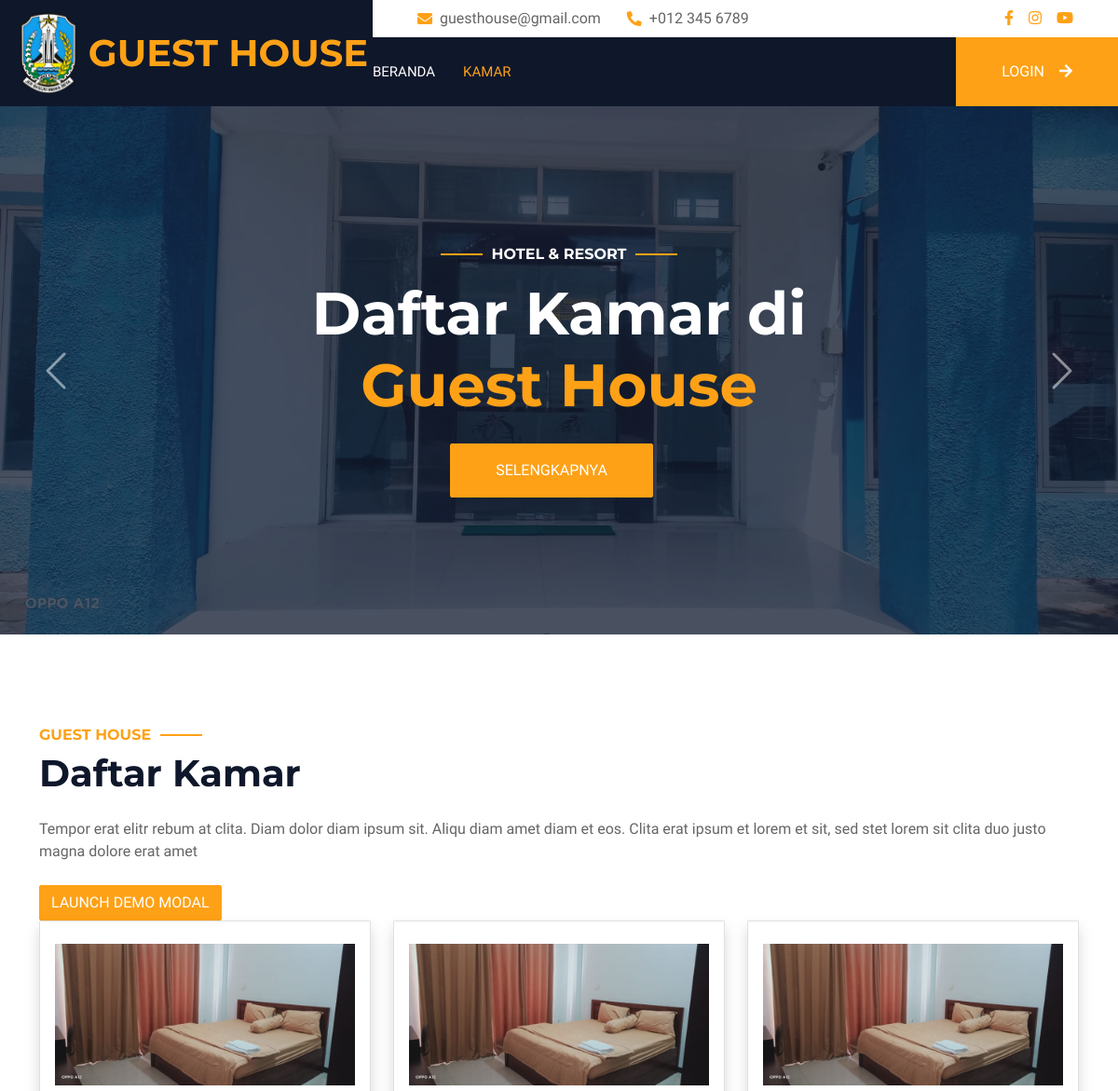
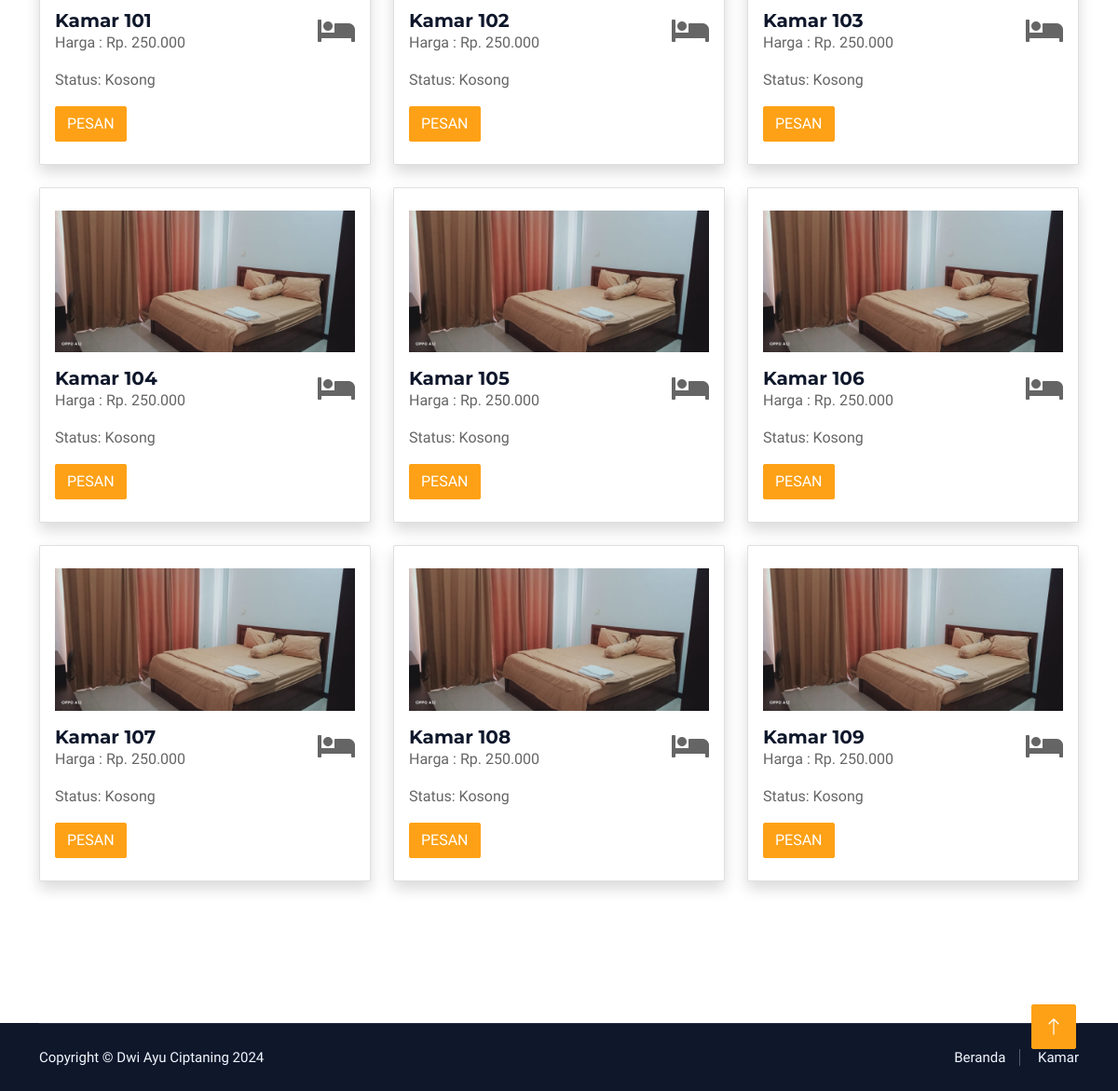
Page /semua_kamar.php on the committed database (2 pictures, top to bottom).
### tables this page shows
CREATE TABLE `rooms` (
  `id` int(11) NOT NULL,
  `room_number` int(11) DEFAULT NULL,
  `harga` int(10) NOT NULL,
  `status` varchar(20) DEFAULT 'available'
);

### semua_kamar.php (the view, shortened to what this page needs)
<?php
    include 'functions/koneksi.php';
    $query_kamar = mysqli_query($conn, "SELECT * FROM rooms");
    $query_hasil_kamar = mysqli_fetch_all($query_kamar, MYSQLI_ASSOC);
?>
<!DOCTYPE html>
<html lang="en">
  <head>
    <link
      href="https://cdnjs.cloudflare.com/ajax/libs/font-awesome/5.10.0/css/all.min.css"
      rel="stylesheet"
    />
    <link
      href="https://cdn.jsdelivr.net/npm/bootstrap-icons@1.4.1/font/bootstrap-icons.css"
      rel="stylesheet"
    />
    <link href="assets/landing/lib/animate/animate.min.css" rel="stylesheet" />
    <link
      href="assets/landing/lib/owlcarousel/assets/landing/owl.carousel.min.css"
      rel="stylesheet"
    />
    <link
      href="assets/landing/lib/tempusdominus/css/tempusdominus-bootstrap-4.min.css"
      rel="stylesheet"
    />
    <link href="assets/landing/css/bootstrap.min.css" rel="stylesheet" />
    <link href="assets/landing/css/style.css" rel="stylesheet" />
  </head>
  <body>
    <div class="container-fluid bg-white p-0">
      <div class="container-fluid bg-dark px-0">
        <div class="row gx-0">
          <div class="col-lg-4 bg-dark d-none d-lg-block">
            <a
              href="index.html"
              class="navbar-brand w-100 h-100 m-0 p-0 d-flex align-items-center justify-content-center"
            >
              <img src="assets/landing/img/pppbulutuban.png" alt="" width="90px">
              <h1 class="m-0 text-primary text-uppercase">GUEST HOUSE</h1>
            </a>
          </div>
          <div class="col-lg-8">
            <div class="row gx-0 bg-white d-none d-lg-flex">
              <div class="col-lg-7 px-5 text-start">
                <div class="h-100 d-inline-flex align-items-center py-2 me-4">
                  <i class="fa fa-envelope text-primary me-2"></i>
                  <p class="mb-0">guesthouse@gmail.com</p>
                </div>
                <div class="h-100 d-inline-flex align-items-center py-2">
                  <i class="fa fa-phone-alt text-primary me-2"></i>
                  <p class="mb-0">+012 345 6789</p>
                </div>
              </div>
              <div class="col-lg-5 px-5 text-end">
                <div class="d-inline-flex align-items-center py-2">
                  <a class="me-3" href=""><i class="fab fa-facebook-f"></i></a>
                  <a class="me-3" href=""><i class="fab fa-instagram"></i></a>
                  <a class="" href=""><i class="fab fa-youtube"></i></a>
                </div>
              </div>
            </div>
            <nav class="navbar navbar-expand-lg bg-dark navbar-dark p-3 p-lg-0">
              <div
                class="collapse navbar-collapse justify-content-between"
                id="navbarCollapse"
              >
                <div class="navbar-nav mr-auto py-0">
                  <a href="index.php" class="nav-item nav-link">Beranda</a>
                  <a href="semua_kamar.php" class="nav-item nav-link active">Kamar</a>
                </div>
                <a
                  href="login.php"
                  class="btn btn-primary rounded-0 py-4 px-md-5 d-none d-lg-block"
                  >Login<i class="fa fa-arrow-right ms-3"></i
                ></a>
              </div>
            </nav>
          </div>
        </div>
      </div>
      <div class="container-fluid p-0 mb-5">
        <div
          id="header-carousel"
          class="carousel slide"
          data-bs-ride="carousel"
        >
          <div class="carousel-inner">
            <div class="carousel-item active">
              <img
                class="w-100"
                src="assets/landing/img/slide1.jpeg"
                alt="Image"
              />
              <div
                class="carousel-caption d-flex flex-column align-items-center justify-content-center"
              >
                <div class="p-3" style="max-width: 700px">
                  <h6
                    class="section-title text-white text-uppercase mb-3 animated slideInDown"
                  >
                    Hotel & Resort
                  </h6>
                  <h1 class="display-3 text-white mb-4 animated slideInDown">
                    Daftar Kamar di <br /> <span class="text-primary">Guest House</span>
                  </h1>
                  <a
                    href="#semua_kamar"
                    class="btn btn-primary py-md-3 px-md-5 me-3 animated slideInLeft"
                    >Selengkapnya</a
                  >
                </div>
              </div>
            </div>
          </div>
          <button
            class="carousel-control-prev"
            type="button"
            data-bs-target="#header-carousel"
            data-bs-slide="prev"
          >
            <span class="carousel-control-prev-icon" aria-hidden="true"></span>
          </button>
          <button
            class="carousel-control-next"
            type="button"
            data-bs-target="#header-carousel"
            data-bs-slide="next"
          >
            <span class="carousel-control-next-icon" aria-hidden="true"></span>
          </button>
        </div>
      </div>
      <div class="container-xxl py-5" id="semua_kamar">
        <div class="container">
          <div class="row g-5 align-items-center">
            <div class="col-lg-12">
              <h6 class="section-title text-start text-primary text-uppercase">
                Guest House
              </h6>
              <h1 class="mb-4">
                Daftar Kamar
              </h1>
              <p class="mb-4">
                Tempor erat elitr rebum at clita. Diam dolor diam ipsum sit.
                Aliqu diam amet diam et eos. Clita erat ipsum et lorem et sit,
                sed stet lorem sit clita duo justo magna dolore erat amet
              </p>
              <button type="button" class="btn btn-primary" data-bs-toggle="modal" data-bs-target="#exampleModal">
                Launch demo modal
              </button>
              <div class="row">
                    <?php
                        foreach($query_hasil_kamar as $kamar){
                    ?>
                    <div class="col-xl-4 col-md-6 mb-4">
                        <div class="card border-bottom-warning shadow h-100 py-2">
                            <div class="card-body">
                                <img src="assets/admin/img/kamar.jpeg" alt="" width="100%" class="mb-3">
                                <div class="row no-gutters align-items-center">
                                    <div class="col mr-2">
                                        <div class="h5 mb-0">Kamar <?= $kamar['room_number'] ?></div>
                                        <p class="mb-0">Harga : Rp. <?= number_format($kamar['harga'], 0, ',', '.') ?></p>
                                    </div>
                                    <div class="col-auto">
                                        <i class="fas fa-bed fa-2x text-gray-300"></i>
                                    </div>
                                </div>
                                <?php
                                if($kamar['status'] == 'available'){
                                ?>
                                <div class="row no-gutters align-items-center mt-3">
                                    <div class="col-auto">
                                        <div class="mb-0">Status: Kosong</div>
                                    </div>
                                </div>
                                <div class="row no-gutters align-items-center mt-3">
                                    <div class="col-md-6 float-right">
                                        <button type="button" class="btn btn-primary btn-block viewPesan" data-id="<?= $kamar['id'] ?>">Pesan</button>
                                    </div>
                                </div>
                                <?php
                                }
                                ?>
                            </div>
                        </div>
                    </div>
                    <?php
                        }
                    ?>
                </div>
            </div>
          </div>
        </div>
      </div>
      <div
        class="container-fluid bg-dark text-light footer wow fadeIn"
        data-wow-delay="0.1s"
      >
        <div class="container">
          <div class="copyright">
            <div class="row">
              <div class="col-md-6 text-center text-md-start mb-3 mb-md-0">
                Copyright &copy; Dwi Ayu Ciptaning 2024
              </div>
              <div class="col-md-6 text-center text-md-end">
                <div class="footer-menu">
                  <a href="index.php">Beranda</a>
                  <a href="semua_kamar.php">Kamar</a>
                </div>
              </div>
            </div>
          </div>
        </div>
      </div>
      <a href="#" class="btn btn-lg btn-primary btn-lg-square back-to-top"
        ><i class="bi bi-arrow-up"></i
      ></a>
    </div>
  </body>
</html>

### assets/landing/css/style.css (style rules this page uses)
:root { --primary: #fea116; --light: #f1f8ff; --dark: #0f172b; }
.back-to-top { position: fixed; display: none; right: 45px; bottom: 45px; z-index: 99; }
.btn { font-weight: 500; text-transform: uppercase; transition: 0.5s; }
.btn.btn-primary, .btn.btn-secondary { color: #ffffff; }
.btn-lg-square { width: 48px; height: 48px; }
.btn-square, .btn-sm-square, .btn-lg-square { padding: 0; display: flex; align-items: center; justify-content: center; font-weight: normal; border-radius: 2px; }
.navbar-dark .navbar-nav .nav-link { margin-right: 30px; padding: 25px 0; color: #ffffff; font-size: 15px; text-transform: uppercase; outline: none; }
.navbar-dark .navbar-nav .nav-link:hover, .navbar-dark .navbar-nav .nav-link.active { color: var(--primary); }
.carousel-caption { top: 0; left: 0; right: 0; bottom: 0; background: rgba(15, 23, 43, 0.7); z-index: 1; }
.carousel-control-prev, .carousel-control-next { width: 10%; }
.carousel-control-prev-icon, .carousel-control-next-icon { width: 3rem; height: 3rem; }
.section-title { position: relative; display: inline-block; }
.section-title::before { position: absolute; content: ""; width: 45px; height: 2px; top: 50%; left: -55px; margin-top: -1px; background: var(--primary); }
.section-title::after { position: absolute; content: ""; width: 45px; height: 2px; top: 50%; right: -55px; margin-top: -1px; background: var(--primary); }
.section-title.text-start::before, .section-title.text-end::after { display: none; }
.footer { margin-top: 80px; }
.footer .copyright { padding: 25px 0; font-size: 15px; border-top: 1px solid rgba(256, 256, 256, 0.1); }
.footer .copyright a { color: var(--light); }
.footer .footer-menu a { margin-right: 15px; padding-right: 15px; border-right: 1px solid rgba(255, 255, 255, 0.3); }
.footer .footer-menu a:last-child { margin-right: 0; padding-right: 0; border-right: none; }

### rows in the picture
rooms: room_number "101", harga "250.000"
rooms: room_number "102", harga "250.000"
rooms: room_number "103", harga "250.000"
rooms: room_number "104", harga "250.000"
rooms: room_number "105", harga "250.000"
rooms: room_number "106", harga "250.000"
rooms: room_number "107", harga "250.000"
rooms: room_number "108", harga "250.000"
rooms: room_number "109", harga "250.000"
